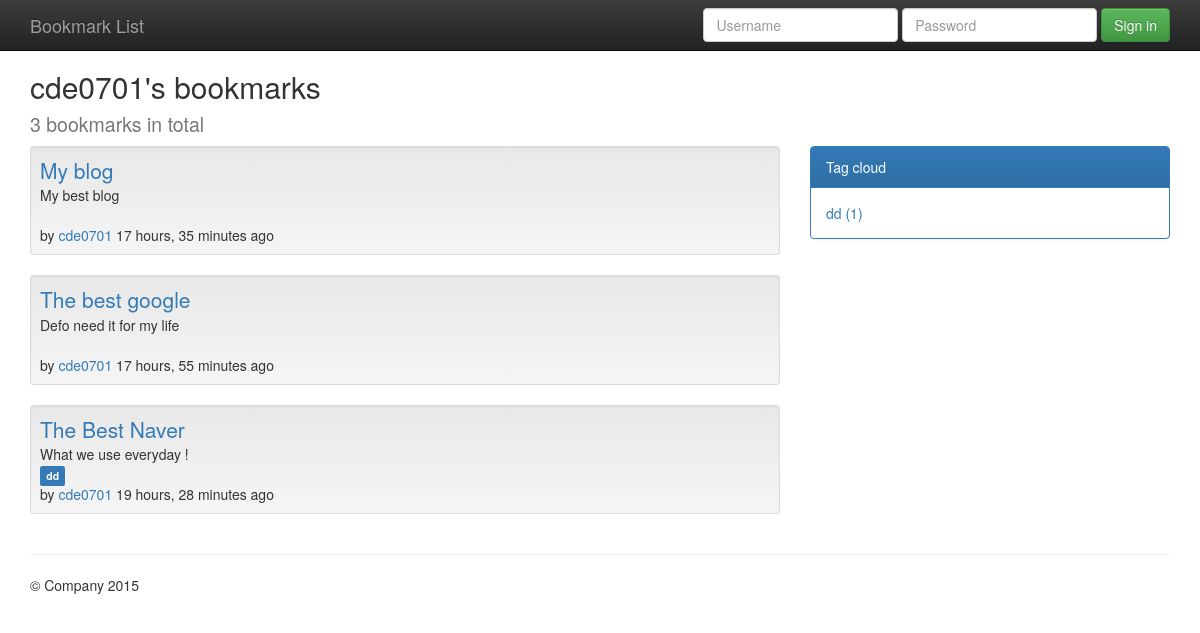
The page /user/cde0701/ on the database as committed earlier.
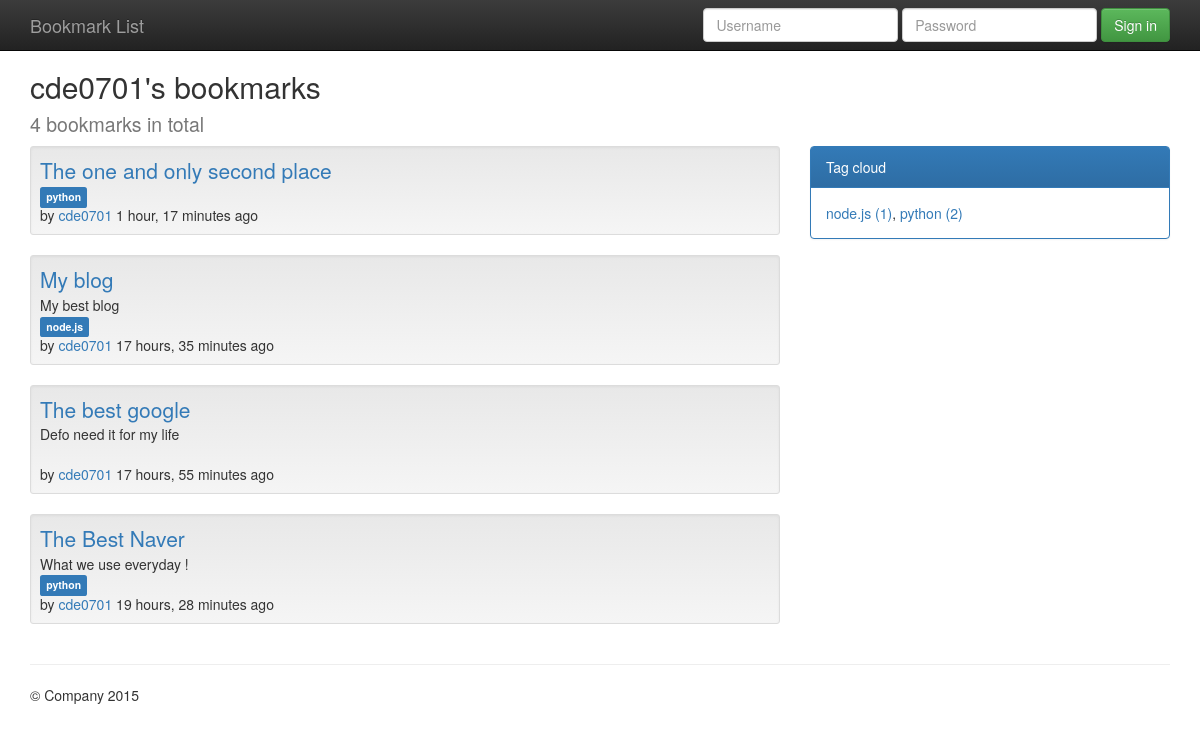
The same page on the database as committed later.
### marcador/models.py (models this page shows, shortened)
@python_2_unicode_compatible
class Bookmark(models.Model):
    url = models.URLField()
    title = models.CharField('title', max_length=255)
    description = models.TextField('description', blank=True)
    is_public = models.BooleanField('public', default=True)
    date_created = models.DateTimeField('date created')
    date_updated = models.DateTimeField('date updated')
    owner = models.ForeignKey(User, verbose_name='owner',
                              related_name='bookmarks')
    tags = models.ManyToManyField(Tag, blank=True)
    objects = models.Manager()
    public = PublicBookmarkManager()
    class Meta:
        verbose_name = 'bookmark'
        verbose_name_plural = 'bookmarks'
        ordering = ['-date_created']

@python_2_unicode_compatible
class Tag(models.Model):
    name = models.CharField(max_length=50, unique=True)
    class Meta:
        verbose_name = 'tag'
        verbose_name_plural = 'tags'
        ordering = ['name']
    def __str__(self):
        return self.name

### marcador/views.py (the view)
# urls.py: url(r'^user/(?P<username>[-\w]+)/$', views.bookmark_user, name='bookmark_user'),
def bookmark_user(request, username):
    user = get_object_or_404(User, username=username)
    if request.user == user:
        bookmarks = user.bookmarks.all()
    else:
        bookmarks = Bookmark.public.filter(owner__username=username)
    if request.GET.get('tag'):
        bookmarks = bookmarks.filter(tags__name=request.GET['tag'])
    context = {'bookmarks': bookmarks, 'owner': user}
    return render(request, 'marcador/bookmark_user.html', context)

### marcador/models.py (called while the page is built)
    def get_queryset(self):
        qs = super(PublicBookmarkManager, self).get_queryset()
        return qs.filter(is_public=True)

### marcador/templatetags/marcador_tags.py (called while the page is built)
@register.simple_tag(takes_context=True)
def tagcloud(context, owner=None):
    url = reverse('bookmark_list')
    filters = {'bookmark__is_public': True}
    if owner is not None:
        url = reverse('bookmark_user',
                      kwargs={'username': owner.username})
        filters['bookmark__owner'] = owner
    if context['user'] == owner:
        del filters['bookmark__is_public']
    tags = Tag.objects.filter(**filters)
    tags = tags.annotate(count=models.Count('bookmark'))
    tags = tags.order_by('name').values_list('name', 'count')
    fmt = '<a href="%s?tag={0}">{0} ({1})</a>' % url
    return format_html_join(', ', fmt, tags)

### marcador/templates/marcador/bookmark_user.html (shortened to what this page needs)
{% extends "marcador/bookmark_list.html" %}
{% load marcador_tags %}
{% block heading %}
    <h2>{{ owner.username }}'s bookmarks<br>
        <small>{{ bookmarks.count }} bookmarks in total</small>
    </h2>
{% endblock %}
{% block sidebar %}
    {% tagcloud owner %}
{% endblock %}

### marcador/templates/marcador/bookmark_list.html (shortened to what this page needs)
{% extends 'base.html' %}
{% block content %}
    <ul class="list-unstyled">
        {% for bookmark in bookmarks %}
            <li class="well well-sm">{% include "marcador/bookmark.html" %}</li>
        {% empty %}
            <li>No bookmarks. :(</li>
        {% endfor %}
    </ul>
{% endblock %}

### marcador/templates/marcador/bookmark.html (shortened to what this page needs)
<a class="lead" href="{{ bookmark.url }}">{{ bookmark.title }}</a>
{% if bookmark.description %}
    <br>{{ bookmark.description|linebreaksbr }}
{% endif %}
{% if not bookmark.is_public %}
    <br><span class="label label-warning">private</span>
{% else %}
    <br>
{% endif %}
{% if bookmark.tags.count %}
    {% for tag in bookmark.tags.all %}
        <span class="label label-primary">{{ tag|lower }}</span>&nbsp;
    {% endfor %}
{% endif %}
<br>by <a href="{% url "bookmark_user" bookmark.owner.username %}">
    {{ bookmark.owner.username }}</a>
{{ bookmark.date_created|timesince }} ago

Rows that differ between the two databases and show on the page:
added Bookmark: title "The one and only second place", owner.username "cde0701", date_created "1 hour, 17 minutes", Tag (name "python")
changed Tag: name "dd" → "python"
added Tag: name "node.js", shown under Bookmark "My blog"
Other text that changed with them:
{{ bookmarks.count }}: "3" → "4"
text no longer shown: "dd (1)"
text now shown: "node.js (1) , python (2)"
